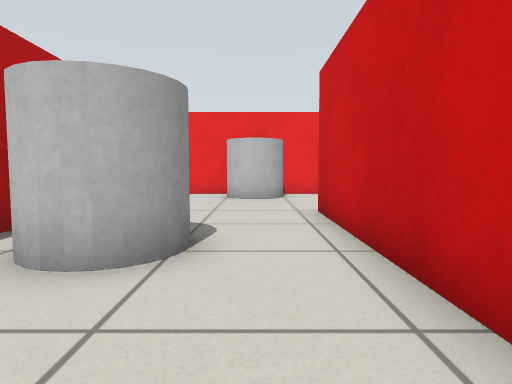
view 1 (above)

16 first-person views from a walk through a world built for the Gazebo simulator. The camera is 0.5 m above the floor, tilts 4° down and sees 75° across. The lines on the ground mark 1 m squares. The floor is counted in squares, 0.5 m on a side. Each view is taken from the middle of a square. On the plan, view 1 faces up. The plan holds only what a view shows up to about 12 squares ahead; the rest is blank. The place goes on beyond the plan.

view 2
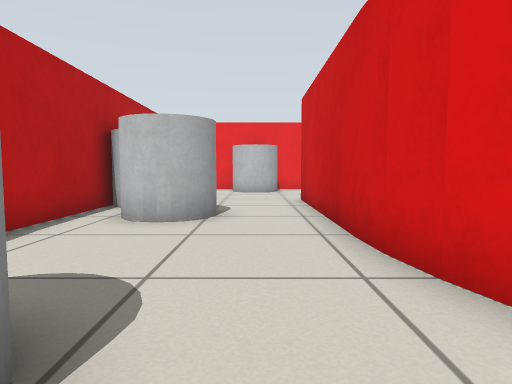

view 3
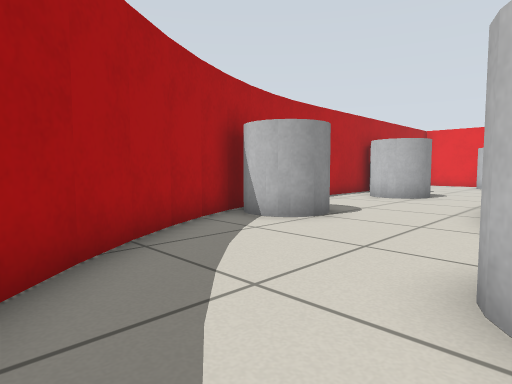

view 4
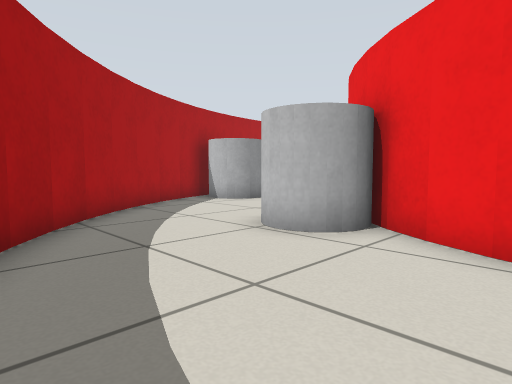

view 5
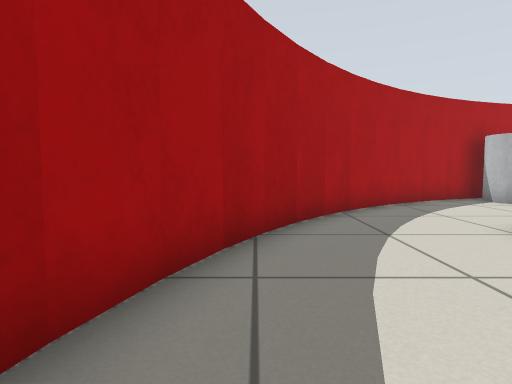

view 6
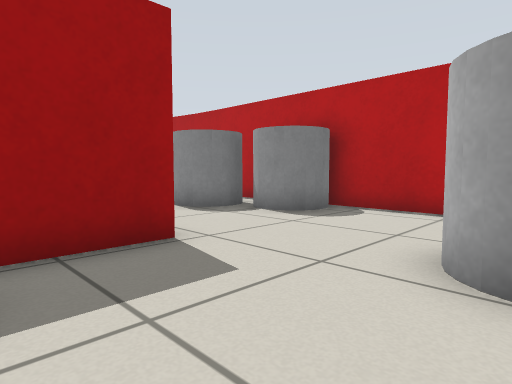

view 7
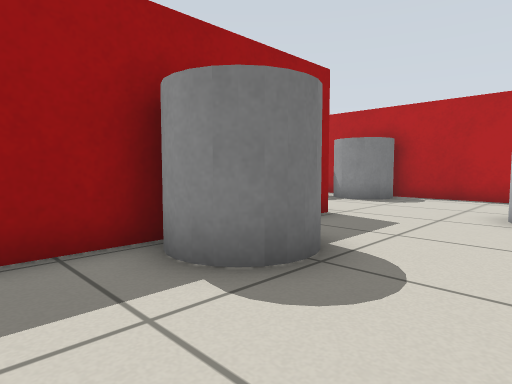

view 8
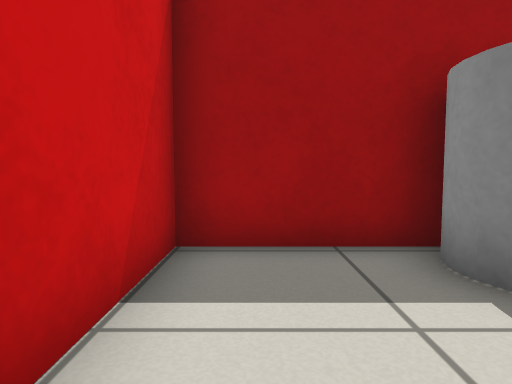

view 9
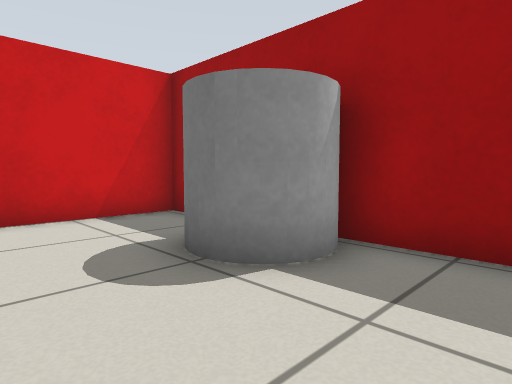

view 10
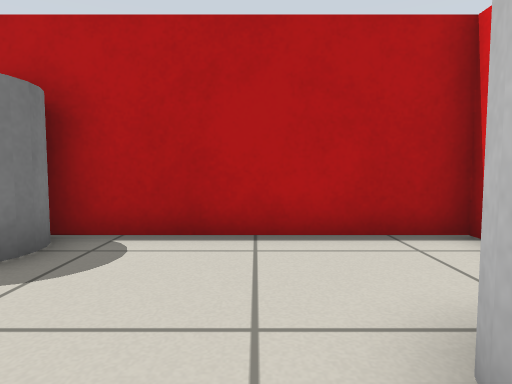

view 11
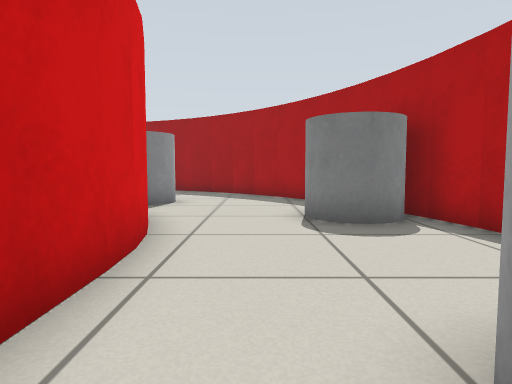

view 12
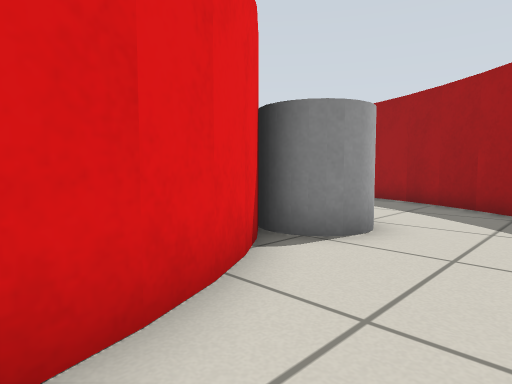

view 13
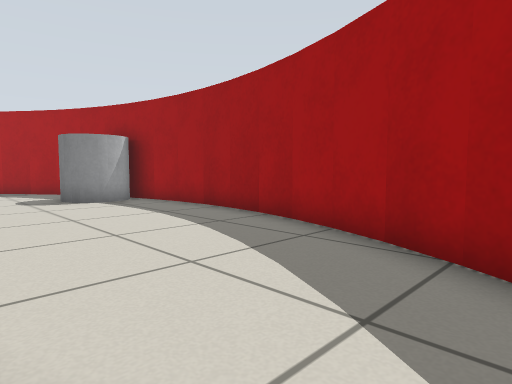

view 14
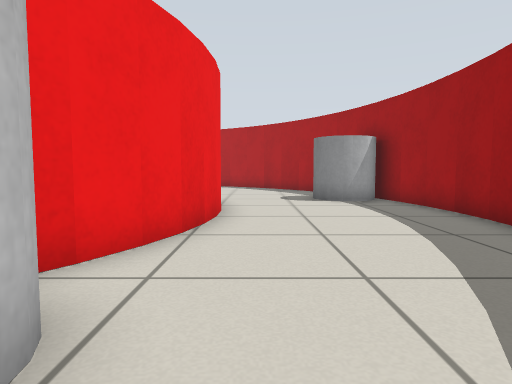

view 15
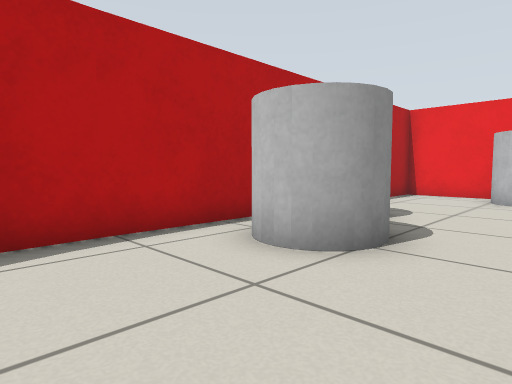

view 16
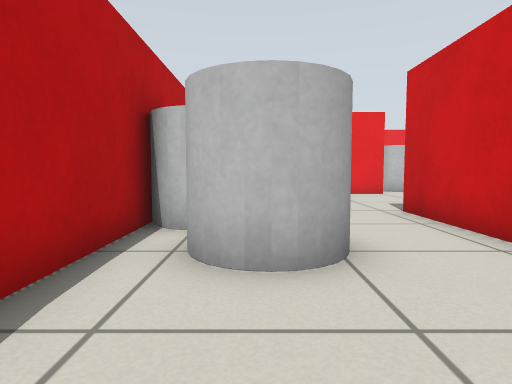

### Floor plan
Points are (right, up) in squares from view 1. A wall is a line through its corners. A room is listed if a view was taken in it or the views show most of it. See-through windows are left out.
Room 1 (views 1, 2, 3, 4, 5, 6, 7, 8, 9, 10, 11, 12, 13, 14, 15, 16)
walls: (1.7, -0.1) (1.5, 1); (1.5, 0.8) (1.5, 7.8) (4.5, 7.8); (1.9, -1) (1.7, 0); (2.8, -2.6) (2.3, -1.8) (1.9, -0.9); (3.3, -3.4) (2.7, -2.6); (-3.3, -2.3) (-3.2, -2.9); (-3.9, 0.1) (-3.5, -1.8); (-3.1, -2.8) (-2.7, -3.9); (4, -4.1) (3.3, -3.3); (-2.8, -4) (-1.5, -6); (-1.6, -5.9) (0.9, -8.7); (5.5, -5.1) (4.7, -4.6) (4, -4); (6.3, -5.6) (5.4, -5.1); (0.9, -8.5) (1.9, -9.3); (7.2, -5.9) (6.2, -5.5); (5.5, 7.8) (9, 7.8) (9, 11.1); (1.7, -9.3) (4, -10.4); (8.1, -6.1) (7.1, -5.9); (9, -6.2) (8, -6.1); (9.9, -6.2) (8.9, -6.2); (3.9, -10.5) (7.3, -11.5); (7.2, -11.5) (10.9, -11.6); (-3.9, 12.5) (-3.9, 0.5); (10.8, -11.5) (13.3, -11.2); (13.1, -11.1) (14.7, -10.5)
objects: grey cylinder (-3, -3) to (-1, -1); grey cylinder (-3, 3) to (-1, 5); grey cylinder (-3, 5) to (-2, 7); grey cylinder (-1, 11) to (1, 12); grey cylinder (2, -6) to (4, -4); grey cylinder (4, 8) to (6, 10); grey cylinder (12, -10) to (13, -9)

Where each view was taken, in squares from view 1:
view 1: 0 up, 0 right, facing up
view 2: 3 down, 0 right, facing up
view 3: 8 down, 3 right, facing up-left
view 4: 10 down, 7 right, facing up-left
view 5: 10 down, 8 right, facing left
view 6: 12 up, 4 right, facing down-left
view 7: 12 up, 8 right, facing down-left
view 8: 12 up, 8 right, facing down
view 9: 12 up, 2 right, facing down-right
view 10: 10 up, 1 right, facing left
view 11: 5 up, 0 right, facing down
view 12: 0 up, 0 right, facing down-right
view 13: 6 down, 2 right, facing down-right
view 14: 7 down, 2 right, facing right
view 15: 0 up, 1 right, facing up-left
view 16: 0 up, 2 left, facing up
